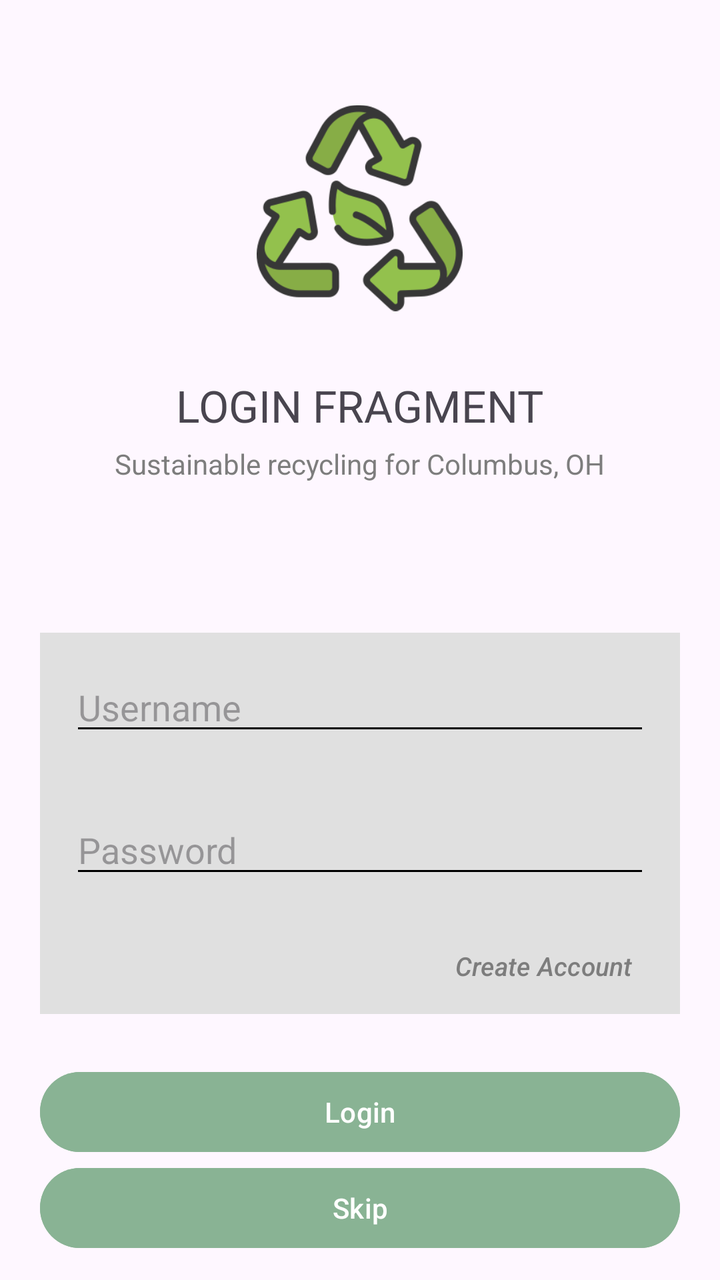
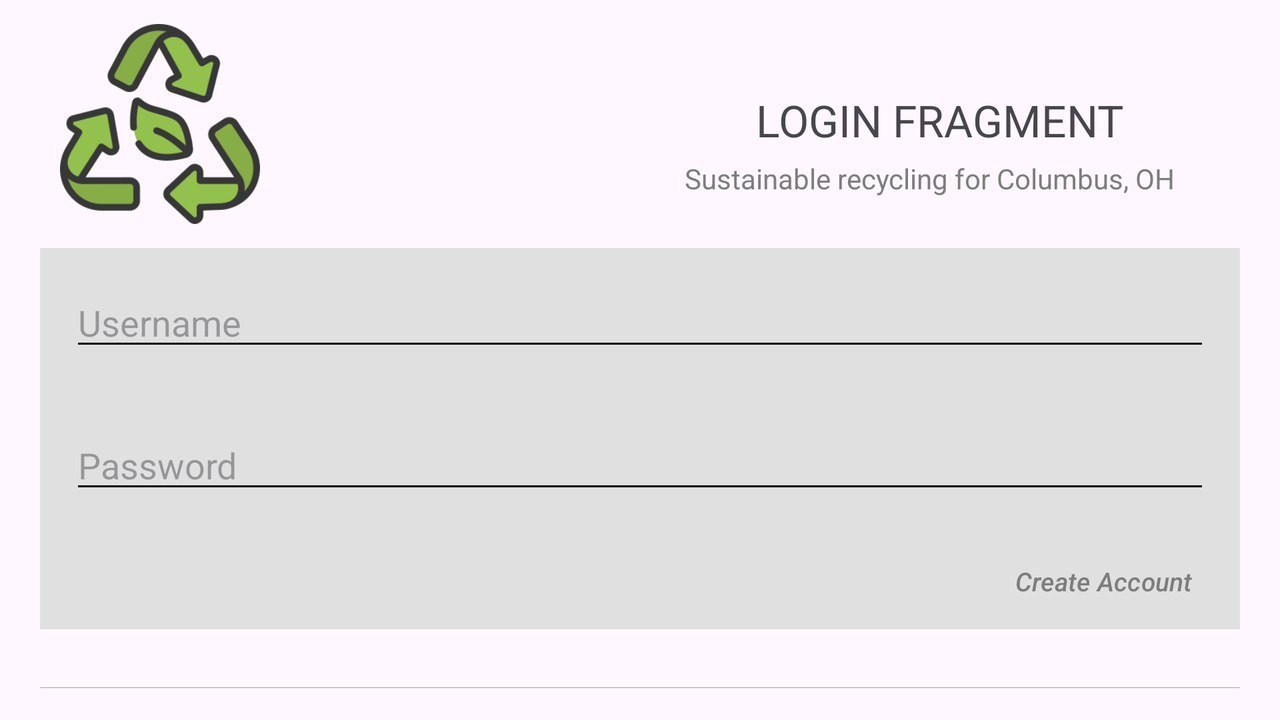

The same Android screen from two of the app's own layout files: first res/layout/ as a phone draws it, then the repository's variant for another configuration, drawn on a device whose configuration selects that folder. Both files follow.
<!-- AndroidManifest.xml: application theme Theme.RecyclingApp -->
<!-- res/layout/login_fragment.xml -->
<?xml version="1.0" encoding="utf-8"?>
<androidx.constraintlayout.widget.ConstraintLayout xmlns:android="http://schemas.android.com/apk/res/android"
    android:layout_width="match_parent"
    android:layout_height="match_parent">

    <LinearLayout
        android:layout_width="match_parent"
        android:layout_height="match_parent"
        android:orientation="vertical"
        android:id="@+id/login_fragment">

        <ImageView
            android:layout_width="103dp"
            android:layout_height="108dp"
            android:src="@drawable/recycle"
            android:layout_marginTop="50dp"
            android:layout_marginBottom="30dp"
            android:layout_gravity="center"/>

        <TextView
            android:layout_width="wrap_content"
            android:layout_height="wrap_content"
            android:text="LOGIN FRAGMENT"
            android:textSize="22sp"
            android:layout_gravity="center"/>

        <TextView
            android:layout_width="wrap_content"
            android:layout_height="wrap_content"
            android:layout_marginTop="5dp"
            android:layout_gravity="center"
            android:text="@string/loginScreenDescription"
            android:textColor="@color/dark_grey"/>


        <LinearLayout
            android:layout_width="match_parent"
            android:layout_height="match_parent"
            android:layout_marginLeft="20dp"
            android:layout_marginRight="20dp"
            android:orientation="vertical"
            android:gravity="bottom"
            android:layout_marginBottom="12dp"
            >

            <LinearLayout
                android:layout_width="match_parent"
                android:layout_height="wrap_content"
                android:layout_marginBottom="25dp"
                android:layout_gravity="center"
                android:background="@color/shade"
                android:orientation="vertical">

                <EditText
                    android:id="@+id/usernameBox"
                    android:layout_width="match_parent"
                    android:layout_height="wrap_content"
                    android:layout_margin="15dp"
                    android:hint="Username" />

                <EditText
                    android:id="@+id/passwordBox"
                    android:layout_width="match_parent"
                    android:layout_height="wrap_content"
                    android:layout_margin="15dp"
                    android:hint="Password" />

                <Button
                    android:id="@+id/createAccountButton"
                    android:layout_width="wrap_content"
                    android:layout_height="wrap_content"
                    android:layout_gravity="end"
                    android:textColor="@color/dark_grey"
                    android:textSize="13sp"
                    android:background="@android:color/transparent"
                    android:textStyle="italic"
                    android:text="@string/create_account_text"/>

            </LinearLayout>

            <Button
                android:id="@+id/loginButton"
                android:layout_width="match_parent"
                android:layout_height="wrap_content"
                android:text="@string/loginButtontext"
                android:backgroundTint="@color/green"/>

            <Button
                android:id="@+id/skipButton"
                android:layout_width="match_parent"
                android:layout_height="wrap_content"
                android:text="@string/skipButtonText"
                android:backgroundTint="@color/green"/>
        </LinearLayout>

    </LinearLayout>


</androidx.constraintlayout.widget.ConstraintLayout>
<!-- resources referenced by this layout -->
<resources>
  <color name="dark_grey">#7d7d7d</color>
  <color name="green">#89b394</color>
  <color name="shade">#e0e0e0</color>
  <!-- drawable recycle: png bitmap (drawable, 21039 bytes) -->
  <string name="create_account_text">Create Account</string>
  <string name="loginButtontext">Login</string>
  <string name="loginScreenDescription">Sustainable recycling for Columbus, OH</string>
  <string name="skipButtonText">Skip</string>
  <style name="Theme.RecyclingApp" parent="Base.Theme.RecyclingApp" />
  <style name="Base.Theme.RecyclingApp" parent="Theme.Material3.DayNight.NoActionBar">
          
          <item name="colorControlNormal">@null</item>
          <item name="iconTint">@null</item>
          
      </style>
</resources>
<!-- res/layout-land/login_fragment.xml (the repository's variant of the layout above) -->
<!-- drawn on the phone turned sideways -->
<?xml version="1.0" encoding="utf-8"?>
<androidx.constraintlayout.widget.ConstraintLayout xmlns:android="http://schemas.android.com/apk/res/android"
    android:layout_width="match_parent"
    android:layout_height="match_parent">

    <LinearLayout
        android:layout_width="match_parent"
        android:layout_height="match_parent"
        android:orientation="vertical"
        android:id="@+id/login_fragment">

        <LinearLayout
            android:layout_width="match_parent"
            android:layout_height="wrap_content"
            android:orientation="horizontal"
            android:layout_marginTop="12dp"
            android:layout_marginBottom="12dp"
            android:layout_marginRight="30dp"
            android:layout_marginLeft="30dp"
            >

            <LinearLayout
                android:layout_width="wrap_content"
                android:layout_height="wrap_content">

                <ImageView
                    android:layout_width="100dp"
                    android:layout_height="100dp"
                    android:src="@drawable/recycle" />

            </LinearLayout>

            <LinearLayout
                android:layout_width="match_parent"
                android:layout_height="wrap_content"
                android:orientation="vertical"
                android:layout_gravity="center"
                >

                <TextView
                    android:layout_width="wrap_content"
                    android:layout_height="wrap_content"
                    android:layout_gravity="center"
                    android:layout_marginLeft="100dp"
                    android:layout_marginTop="20dp"
                    android:text="LOGIN FRAGMENT"
                    android:textSize="22sp" />

                <TextView
                    android:layout_width="wrap_content"
                    android:layout_height="wrap_content"
                    android:layout_gravity="center"
                    android:layout_marginLeft="95dp"
                    android:layout_marginTop="5dp"
                    android:text="@string/loginScreenDescription"
                    android:textColor="@color/dark_grey" />

            </LinearLayout>


        </LinearLayout>


        <LinearLayout
            android:layout_width="match_parent"
            android:layout_height="match_parent"
            android:layout_marginLeft="20dp"
            android:layout_marginRight="20dp"
            android:orientation="vertical"
            android:gravity="bottom"
            android:layout_marginBottom="12dp"
            >

            <LinearLayout
                android:layout_width="match_parent"
                android:layout_height="wrap_content"
                android:layout_marginBottom="25dp"
                android:layout_gravity="center"
                android:background="@color/shade"
                android:orientation="vertical">

                <EditText
                    android:id="@+id/usernameBox"
                    android:layout_width="match_parent"
                    android:layout_height="wrap_content"
                    android:layout_margin="15dp"
                    android:hint="Username" />

                <EditText
                    android:id="@+id/passwordBox"
                    android:layout_width="match_parent"
                    android:layout_height="wrap_content"
                    android:layout_margin="15dp"
                    android:hint="Password" />

                <Button
                    android:id="@+id/createAccountButton"
                    android:layout_width="wrap_content"
                    android:layout_height="wrap_content"
                    android:layout_gravity="end"
                    android:textColor="@color/dark_grey"
                    android:textSize="13sp"
                    android:background="@android:color/transparent"
                    android:textStyle="italic"
                    android:text="@string/create_account_text"/>

            </LinearLayout>

            <Button
                android:id="@+id/loginButton"
                android:layout_width="match_parent"
                android:layout_height="wrap_content"
                android:text="@string/loginButtontext"
                android:backgroundTint="@color/green"/>

            <Button
                android:id="@+id/skipButton"
                android:layout_width="match_parent"
                android:layout_height="wrap_content"
                android:text="@string/skipButtonText"
                android:backgroundTint="@color/green"/>
        </LinearLayout>

    </LinearLayout>


</androidx.constraintlayout.widget.ConstraintLayout>
